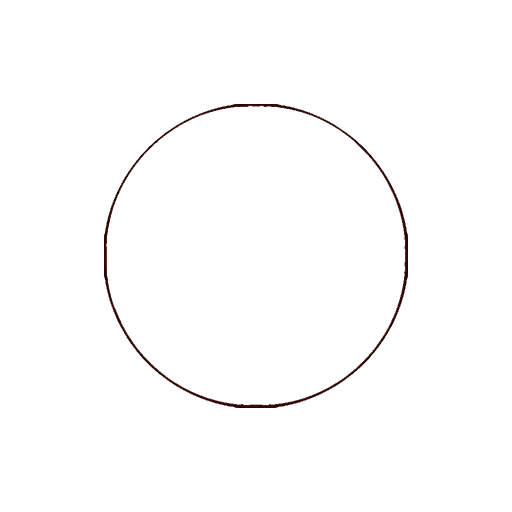
#> input picture PythonScripts/mask.png, 1024 x 1024 px (shown at 1/2 size)
$ python process_icons.py
#> lines starting #> are read from the running program, lines starting #| are printed output that depends on the picture; pictures that were not available may be replaced by others from this repository, and a replacement may not be noted
"""
批量将 AIGenerated/Pills/ 下的原图缩放并抠图后输出到 Assets/Resources/Icons/Pills/。
抠图以 outline.png 为模板：圆周内部 alpha=1，外部 alpha=1-亮度。
已存在的目标文件默认跳过，使用 --force 强制覆盖。

用法:
    python resize_icons.py                  # 缩放至默认尺寸 256x256
    python resize_icons.py --size 128       # 缩放至 128x128
    python resize_icons.py --force          # 强制覆盖已有文件
    python resize_icons.py --size 128 --force
"""

import argparse
import pathlib

import numpy as np
from PIL import Image

SCRIPT_DIR = pathlib.Path(__file__).parent
REPO_ROOT = SCRIPT_DIR.parent

INPUT_DIR = REPO_ROOT / "AIGenerated/Pills"
OUTPUT_DIR = REPO_ROOT / "Assets/Resources/Icons/Pills"
OUTLINE_IMAGE = SCRIPT_DIR / "mask.png"
DEFAULT_SIZE = 128
DEFAULT_SCALE = 0.165   # 缩小系数


def load_mask(mask_path: pathlib.Path, size: tuple[int, int]) -> Image.Image:
    """直接读取 mask.png 的 alpha 通道作为 mask。"""
#> called with size = (128, 128)
    return Image.open(mask_path).convert("RGBA").resize(size, Image.LANCZOS).getchannel("A")
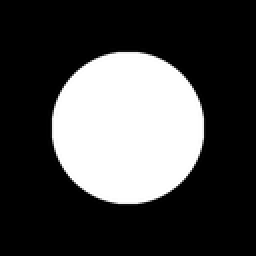
#> returned value: PIL image 128x128 L (shown 2 times larger); min 0, max 255, mean 71.2


def process(src: pathlib.Path, dst: pathlib.Path, size: int, mask: Image.Image,
            scale: float) -> None:
#> called with size = 128, scale = 0.165
    img = Image.open(src).convert("RGBA")
#> img is the input picture: PIL image 1024x1024 RGBA; mean R, G, B, A 253.2, 252.9, 252.8, 71.2
    orig_w, orig_h = img.size
#> orig_w = 1024; orig_h = 1024

    # 1. 应用 alpha mask（将 mask 缩放到原图尺寸）
    full_mask = np.array(mask.resize((orig_w, orig_h), Image.LANCZOS))
    gray = np.array(img.convert("L")).astype(float) / 255.0
    luminance_alpha = ((1.0 - gray) * 255).astype(np.uint8)
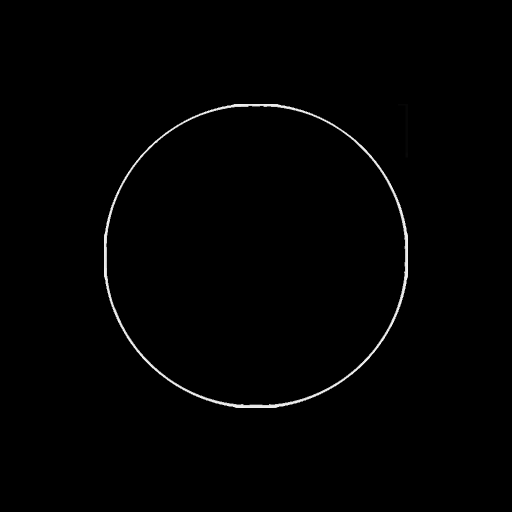
#> luminance_alpha: shape (1024, 1024) (shown at 1/2 size); min 0, max 249, mean 2
    final_alpha = np.where(full_mask > 0, full_mask, luminance_alpha)
    img.putalpha(Image.fromarray(final_alpha.astype(np.uint8), mode="L"))

    # 2. 缩小到 scale 倍
    scaled_w = round(orig_w * scale)
#> scaled_w = 169
    scaled_h = round(orig_h * scale)
#> scaled_h = 169
    img = img.resize((scaled_w, scaled_h), Image.LANCZOS)
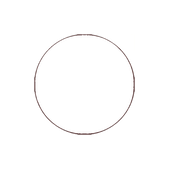
#> img: PIL image 169x169 RGBA; mean R, G, B, A 77.4, 77, 76.9, 71.2; transparent parts drawn white

    # 3. 中心裁剪到最终输出尺寸
    left = (scaled_w - size) // 2
#> left = 20
    top  = (scaled_h - size) // 2
#> top = 20
    img = img.crop((left, top, left + size, top + size))
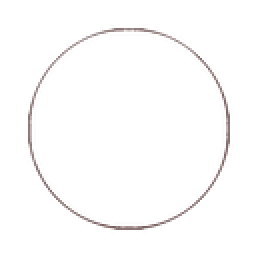
#> img: PIL image 128x128 RGBA (shown 2 times larger); mean R, G, B, A 135, 134.2, 134.1, 124.2; transparent parts drawn white

    img.save(str(dst))


def resize_all(size: int, scale: float) -> None:
    OUTPUT_DIR.mkdir(parents=True, exist_ok=True)

    print(f"Loading mask from {OUTLINE_IMAGE.name} at {size}x{size}...")
    mask = load_mask(OUTLINE_IMAGE, (size, size))

    sources = sorted(INPUT_DIR.glob("*.png"))
    if not sources:
        print(f"No PNG files found in {INPUT_DIR}")
        return

    print(f"Processing {len(sources)} images → scale={scale} → crop to {size}x{size} → {OUTPUT_DIR}")
    for src in sources:
        dst = OUTPUT_DIR / src.name
        process(src, dst, size, mask, scale)
        print(f"  OK    {src.name}")

    print("Done.")


if __name__ == "__main__":
    parser = argparse.ArgumentParser(description="Batch resize and mask pill icons.")
    parser.add_argument("--size", type=int, default=DEFAULT_SIZE,
                        help=f"Output pixel size (square). Default: {DEFAULT_SIZE}")
    parser.add_argument("--scale", type=float, default=DEFAULT_SCALE,
                        help=f"Scale factor applied before crop (e.g. 0.8). Default: {DEFAULT_SCALE}")
    args = parser.parse_args()
    resize_all(args.size, args.scale)
